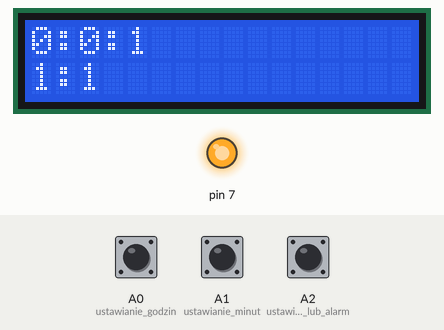
Bench run of a sketch on a simulated Arduino Uno, built with avr-gcc and run on an emulated ATmega328P. Parts: 16×2 character LCD, output pins drawn as LEDs (lit = HIGH). Dashed ring = blinking. The inputs (shaded band) are chosen by the test bench; at power-on: A0 (ustawianie_godzin) HIGH, A1 (ustawianie_minut) HIGH, A2 (ustawianie_czas_lub_alarm) HIGH.

Above: at 1.6 s.
1.7 s: A0 (ustawianie_godzin) pulled LOW for 1 s
At 2.8 s:
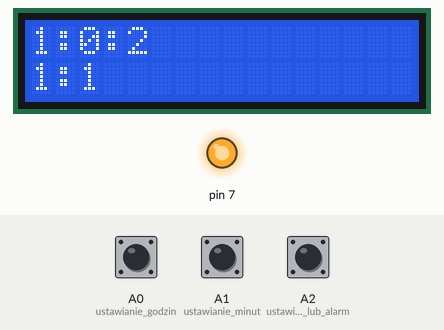
4.5 s: A1 (ustawianie_minut) pulled LOW for 1 s
At 5.7 s:
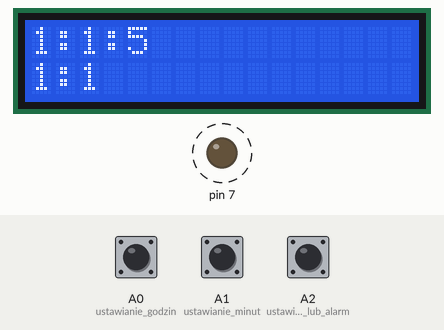
8.5 s: A0 (ustawianie_godzin) pulled LOW for 1 s
At 9.8 s:
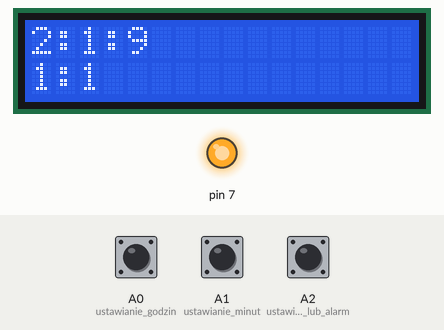
11.5 s: A1 (ustawianie_minut) pulled LOW for 1 s
At 12.5 s:
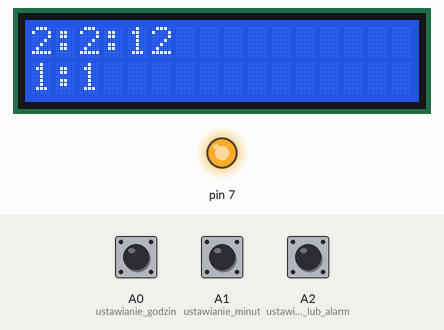
Timing chart, 0 to 14.5 s (numbered marks = the images above; inputs shaded):
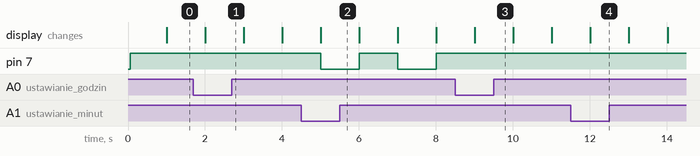

Measured:
- after the input at 4.5 s, pin 7: alternates HIGH for 1.0 s and LOW for 1.0 s, starting after 0.51 s
- after the input at 8.5 s, pin 7: stays HIGH (without the input it goes to LOW after 0.51 s)

The sketch:

zadanie1.ino
```cpp
#include <LiquidCrystal.h>
LiquidCrystal lcd(12,11,5,4,3,2);
//LABY 2

void setup() {
  lcd.begin(16,2);
  pinMode(7,OUTPUT); digitalWrite(7,HIGH); //podświetlenie wyświetlacza
  pinMode(A0,INPUT_PULLUP); //ustawianie godzin
  pinMode(A1,INPUT_PULLUP); //ustawianie minut
  pinMode(A2,INPUT_PULLUP); //ustawianie czas lub alarm
  //lcd.print("Systemy");
  //lcd.setCursor(0,1);
  //lcd.print("Wbudowane");

}

byte h=0; byte m=0; byte s=0; byte alarm_h=1; byte alarm_m = 1;
unsigned long prev=millis();
void loop() {
  if(millis() -prev>1000){
    prev=millis();
    s++;
      //tutaj jest dobre miejsce na ustawienie czasu i alarmu
    if (s>=60){
      s=0; m++;
    }
    if (m>=60){
      m=0; h++;
    }
    if (h>=24){
      h=0;
    }

    //obsluga alarmu
    //alarm gdy zbiegnie się wartośc alarmu z wartością na ekranie za pomocą mignięcia digitalWrite 7
    //przycisk A0 do godzin, A1 do minut, A2 jak jest nie wciśnięty do 2 ustawiają godzinę, jak wciśnięty ustawiają alarm

    if(!digitalRead(A2)){
          if(!digitalRead(A0)){
              alarm_h++;
          }
          if(!digitalRead(A1)){
            alarm_m++;
          }
    }else{
          if(!digitalRead(A0)){
              h++;
          }
          if(!digitalRead(A1)){
            m++;
          }
    }

    if(h==alarm_h && m==alarm_m){
        digitalWrite(7,!digitalRead(7)); //mam nadzieję że o to chodziło analogicznie do ostatnich labów
    }

    lcd.clear(); lcd.print(h);lcd.print(":");lcd.print(m);lcd.print(":");lcd.print(s);
    lcd.setCursor(0,1);
    lcd.print(alarm_h); lcd.print(":"); lcd.print(alarm_m);
  }

}
```
